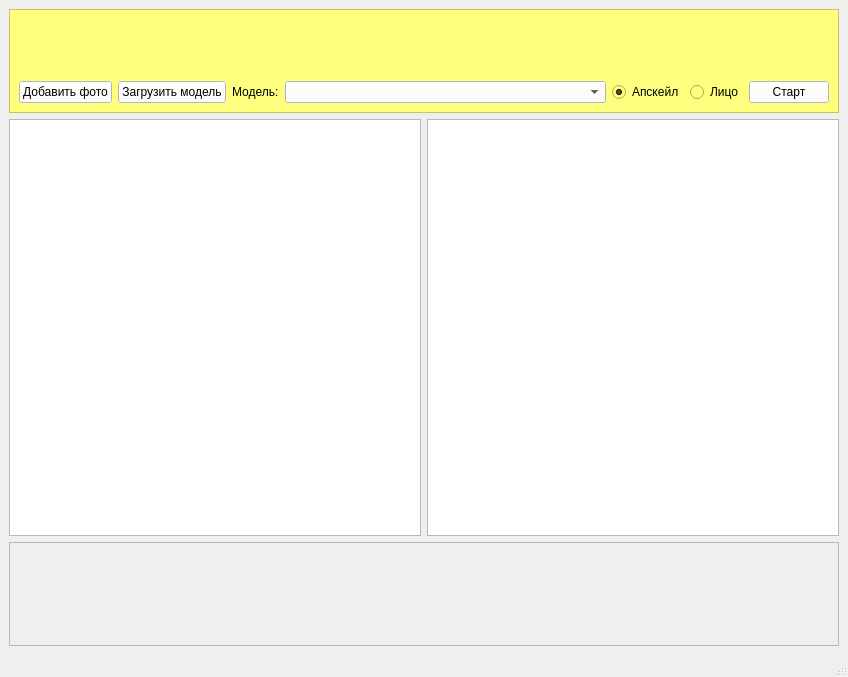
<?xml version="1.0" encoding="UTF-8"?>
<ui version="4.0">
 <class>MainWindow</class>
 <widget class="QMainWindow" name="MainWindow">
  <property name="geometry">
   <rect>
    <x>0</x>
    <y>0</y>
    <width>848</width>
    <height>677</height>
   </rect>
  </property>
  <property name="windowTitle">
   <string>MainWindow</string>
  </property>
  <widget class="QWidget" name="centralwidget">
   <layout class="QGridLayout" name="gridLayout">
    <item row="0" column="0">
     <layout class="QVBoxLayout" name="verticalLayout" stretch="1,4,1">
      <item>
       <widget class="QFrame" name="frame">
        <property name="cursor">
         <cursorShape>ArrowCursor</cursorShape>
        </property>
        <property name="autoFillBackground">
         <bool>false</bool>
        </property>
        <property name="styleSheet">
         <string notr="true">background-color: rgb(255, 255, 127);</string>
        </property>
        <property name="frameShape">
         <enum>QFrame::StyledPanel</enum>
        </property>
        <property name="frameShadow">
         <enum>QFrame::Raised</enum>
        </property>
        <layout class="QGridLayout" name="gridLayout_2">
         <item row="0" column="2">
          <spacer name="verticalSpacer">
           <property name="orientation">
            <enum>Qt::Vertical</enum>
           </property>
           <property name="sizeHint" stdset="0">
            <size>
             <width>20</width>
             <height>40</height>
            </size>
           </property>
          </spacer>
         </item>
         <item row="2" column="0">
          <widget class="QPushButton" name="pushButton_add_photo">
           <property name="styleSheet">
            <string notr="true">background-color: rgb(255, 255, 255);</string>
           </property>
           <property name="text">
            <string>Добавить фото</string>
           </property>
          </widget>
         </item>
         <item row="2" column="2">
          <layout class="QHBoxLayout" name="horizontalLayout_2">
           <item>
            <widget class="QLabel" name="label_model">
             <property name="text">
              <string>Модель:</string>
             </property>
            </widget>
           </item>
           <item>
            <widget class="QComboBox" name="comboBox_model">
             <property name="sizePolicy">
              <sizepolicy hsizetype="Expanding" vsizetype="Fixed">
               <horstretch>0</horstretch>
               <verstretch>0</verstretch>
              </sizepolicy>
             </property>
             <property name="styleSheet">
              <string notr="true">background-color: rgb(255, 255, 255);</string>
             </property>
            </widget>
           </item>
           <item>
            <widget class="QRadioButton" name="radioButton_upscale">
             <property name="acceptDrops">
              <bool>false</bool>
             </property>
             <property name="autoFillBackground">
              <bool>false</bool>
             </property>
             <property name="text">
              <string>Апскейл</string>
             </property>
             <property name="checked">
              <bool>true</bool>
             </property>
            </widget>
           </item>
           <item>
            <widget class="QRadioButton" name="radioButton_face">
             <property name="enabled">
              <bool>true</bool>
             </property>
             <property name="text">
              <string>Лицо</string>
             </property>
            </widget>
           </item>
           <item>
            <widget class="QPushButton" name="pushButton_start">
             <property name="styleSheet">
              <string notr="true">background-color: rgb(255, 255, 255);</string>
             </property>
             <property name="text">
              <string>Старт</string>
             </property>
            </widget>
           </item>
          </layout>
         </item>
         <item row="2" column="1">
          <widget class="QPushButton" name="pushButton_add_model">
           <property name="styleSheet">
            <string notr="true">background-color: rgb(255, 255, 255);</string>
           </property>
           <property name="text">
            <string>Загрузить модель</string>
           </property>
          </widget>
         </item>
        </layout>
       </widget>
      </item>
      <item>
       <layout class="QHBoxLayout" name="horizontalLayout">
        <item>
         <widget class="QGraphicsView" name="graphicsView_before">
          <property name="cursor" stdset="0">
           <cursorShape>CrossCursor</cursorShape>
          </property>
         </widget>
        </item>
        <item>
         <widget class="QGraphicsView" name="graphicsView_after">
          <property name="cursor" stdset="0">
           <cursorShape>CrossCursor</cursorShape>
          </property>
         </widget>
        </item>
       </layout>
      </item>
      <item>
       <widget class="QScrollArea" name="QScrollAreaPictures">
        <property name="widgetResizable">
         <bool>true</bool>
        </property>
        <widget class="QWidget" name="scrollAreaWidgetContents">
         <property name="geometry">
          <rect>
           <x>0</x>
           <y>0</y>
           <width>826</width>
           <height>102</height>
          </rect>
         </property>
        </widget>
       </widget>
      </item>
     </layout>
    </item>
   </layout>
  </widget>
  <widget class="QStatusBar" name="statusbar"/>
 </widget>
 <resources/>
 <connections/>
</ui>
